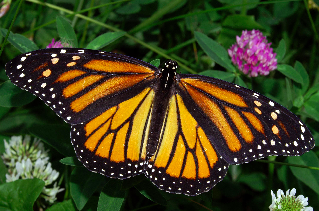
#> input picture 2024/mod04_kmeans_knn/butterfly.png, 319 x 211 px
$ jupyter execute kmeans.ipynb   (shell and % lines are left out)
#> lines starting #> are read from the running program, lines starting #| are printed output that depends on the picture
# Naive bayes classifier implimentation

[cell 1]
# Example standard example from the internet (https://www.datacamp.com/tutorial/naive-bayes-scikit-learn)
# Modified as per the need


import numpy as np
import matplotlib.pyplot as plt
import cv2


# Read in the image
image = cv2.imread('./butterfly.png')
#> image is the input picture: shape (211, 319, 3); mean B, G, R 29, 65.3, 65.1
print(image.shape)
#| (211, 319, 3)
image = cv2.cvtColor(image, cv2.COLOR_BGR2RGB)
plt.imshow(image)

## Color as feature vectors

[cell 2]
pixel_vals = image.reshape((-1,3))
print(pixel_vals.shape)
#| (67309, 3)
# Convert to float type
pixel_vals = np.float32(pixel_vals)

## Setup KMeans

[cell 3]
#the below line of code defines the criteria for the algorithm to stop running,
#which will happen is 100 iterations are run or the epsilon (which is the required accuracy)
#becomes 85%
criteria = (cv2.TERM_CRITERIA_EPS + cv2.TERM_CRITERIA_MAX_ITER, 100, 0.85)

# then perform k-means clustering with number of clusters defined as 3
#also random centres are initially choosed for k-means clustering
k = 3
retval, labels, centers = cv2.kmeans(pixel_vals, k, None, criteria, 10, cv2.KMEANS_RANDOM_CENTERS)
#> retval = 171851541.9; centers = [[170.8, 153.3, 148.3], [216.3, 142.8, 13.68], [29.45, 43.76, 20.04]]

# convert data into 8-bit values
centers = np.uint8(centers)
#> centers = [[170, 153, 148], [216, 142, 13], [29, 43, 20]]
segmented_data = centers[labels.flatten()]

# reshape data into the original image dimensions
segmented_image = segmented_data.reshape((image.shape))
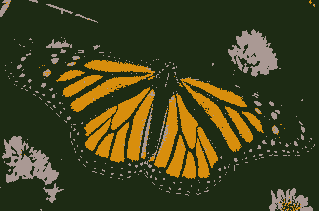
#> segmented_image: shape (211, 319, 3); mean R, G, B 64.6, 64.6, 28.9

plt.imshow(segmented_image)
